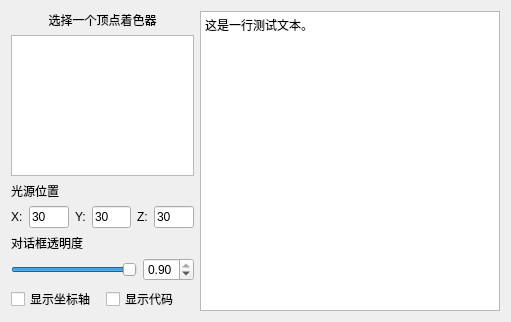
<?xml version="1.0" encoding="UTF-8"?>
<ui version="4.0">
 <class>ShaderOptionDialog</class>
 <widget class="QDialog" name="ShaderOptionDialog">
  <property name="windowModality">
   <enum>Qt::NonModal</enum>
  </property>
  <property name="geometry">
   <rect>
    <x>0</x>
    <y>0</y>
    <width>511</width>
    <height>318</height>
   </rect>
  </property>
  <property name="sizePolicy">
   <sizepolicy hsizetype="Preferred" vsizetype="Preferred">
    <horstretch>0</horstretch>
    <verstretch>0</verstretch>
   </sizepolicy>
  </property>
  <property name="minimumSize">
   <size>
    <width>0</width>
    <height>0</height>
   </size>
  </property>
  <property name="maximumSize">
   <size>
    <width>16777215</width>
    <height>16777215</height>
   </size>
  </property>
  <property name="windowTitle">
   <string>渲染选项</string>
  </property>
  <layout class="QGridLayout" name="gridLayout">
   <item row="0" column="0">
    <layout class="QVBoxLayout" name="verticalLayout">
     <property name="sizeConstraint">
      <enum>QLayout::SetDefaultConstraint</enum>
     </property>
     <item>
      <widget class="QLabel" name="pLabel_0">
       <property name="text">
        <string>选择一个顶点着色器</string>
       </property>
       <property name="alignment">
        <set>Qt::AlignCenter</set>
       </property>
      </widget>
     </item>
     <item>
      <widget class="QListWidget" name="pListWidget">
       <property name="sizePolicy">
        <sizepolicy hsizetype="Preferred" vsizetype="Expanding">
         <horstretch>0</horstretch>
         <verstretch>0</verstretch>
        </sizepolicy>
       </property>
       <property name="minimumSize">
        <size>
         <width>180</width>
         <height>0</height>
        </size>
       </property>
      </widget>
     </item>
     <item>
      <widget class="QLabel" name="pLabel_4">
       <property name="text">
        <string>光源位置</string>
       </property>
      </widget>
     </item>
     <item>
      <layout class="QHBoxLayout" name="horizontalLayout">
       <item>
        <widget class="QLabel" name="pLabel_1">
         <property name="text">
          <string>X:</string>
         </property>
        </widget>
       </item>
       <item>
        <widget class="QLineEdit" name="pEditX">
         <property name="sizePolicy">
          <sizepolicy hsizetype="Expanding" vsizetype="Fixed">
           <horstretch>0</horstretch>
           <verstretch>0</verstretch>
          </sizepolicy>
         </property>
         <property name="text">
          <string>30</string>
         </property>
        </widget>
       </item>
       <item>
        <widget class="QLabel" name="pLabel_2">
         <property name="text">
          <string>Y:</string>
         </property>
        </widget>
       </item>
       <item>
        <widget class="QLineEdit" name="pEditY">
         <property name="sizePolicy">
          <sizepolicy hsizetype="Expanding" vsizetype="Fixed">
           <horstretch>0</horstretch>
           <verstretch>0</verstretch>
          </sizepolicy>
         </property>
         <property name="text">
          <string>30</string>
         </property>
        </widget>
       </item>
       <item>
        <widget class="QLabel" name="pLabel_3">
         <property name="text">
          <string>Z:</string>
         </property>
        </widget>
       </item>
       <item>
        <widget class="QLineEdit" name="pEditZ">
         <property name="sizePolicy">
          <sizepolicy hsizetype="Expanding" vsizetype="Fixed">
           <horstretch>0</horstretch>
           <verstretch>0</verstretch>
          </sizepolicy>
         </property>
         <property name="text">
          <string>30</string>
         </property>
        </widget>
       </item>
      </layout>
     </item>
     <item>
      <widget class="QLabel" name="pLabel_5">
       <property name="text">
        <string>对话框透明度</string>
       </property>
      </widget>
     </item>
     <item>
      <layout class="QHBoxLayout" name="horizontalLayout_2">
       <item>
        <widget class="QSlider" name="pOpacitySlider">
         <property name="sizePolicy">
          <sizepolicy hsizetype="Expanding" vsizetype="Fixed">
           <horstretch>0</horstretch>
           <verstretch>0</verstretch>
          </sizepolicy>
         </property>
         <property name="minimum">
          <number>10</number>
         </property>
         <property name="maximum">
          <number>90</number>
         </property>
         <property name="value">
          <number>90</number>
         </property>
         <property name="orientation">
          <enum>Qt::Horizontal</enum>
         </property>
        </widget>
       </item>
       <item>
        <widget class="QDoubleSpinBox" name="pOpacitySpin">
         <property name="minimum">
          <double>0.100000000000000</double>
         </property>
         <property name="maximum">
          <double>0.900000000000000</double>
         </property>
         <property name="singleStep">
          <double>0.050000000000000</double>
         </property>
         <property name="value">
          <double>0.900000000000000</double>
         </property>
        </widget>
       </item>
      </layout>
     </item>
     <item>
      <layout class="QHBoxLayout" name="horizontalLayout_3">
       <item>
        <widget class="QCheckBox" name="pShowAxisCheckBox">
         <property name="text">
          <string>显示坐标轴</string>
         </property>
        </widget>
       </item>
       <item>
        <widget class="QCheckBox" name="pShowShaderCheckBox">
         <property name="text">
          <string>显示代码</string>
         </property>
        </widget>
       </item>
      </layout>
     </item>
    </layout>
   </item>
   <item row="0" column="1">
    <widget class="QPlainTextEdit" name="pShaderTextEdit">
     <property name="sizePolicy">
      <sizepolicy hsizetype="Expanding" vsizetype="Expanding">
       <horstretch>0</horstretch>
       <verstretch>0</verstretch>
      </sizepolicy>
     </property>
     <property name="minimumSize">
      <size>
       <width>300</width>
       <height>300</height>
      </size>
     </property>
     <property name="readOnly">
      <bool>true</bool>
     </property>
     <property name="plainText">
      <string>这是一行测试文本。</string>
     </property>
     <property name="backgroundVisible">
      <bool>false</bool>
     </property>
    </widget>
   </item>
  </layout>
 </widget>
 <tabstops>
  <tabstop>pListWidget</tabstop>
  <tabstop>pEditX</tabstop>
  <tabstop>pEditY</tabstop>
  <tabstop>pEditZ</tabstop>
  <tabstop>pOpacitySlider</tabstop>
  <tabstop>pOpacitySpin</tabstop>
  <tabstop>pShowAxisCheckBox</tabstop>
 </tabstops>
 <resources/>
 <connections/>
</ui>
